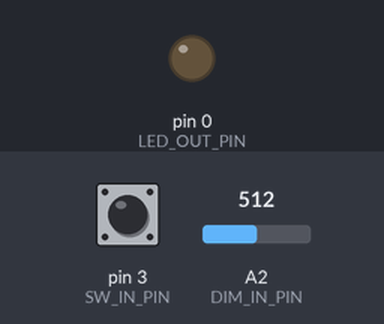
Simulated run of this sketch. Board: Arduino Uno, built with avr-gcc and run on an emulated ATmega328P. Parts: output pins drawn as LEDs (lit = HIGH). Dashed ring = blinking. The test bench sets the inputs (shaded band); at power-on: pin 3 (SW_IN_PIN) HIGH, A2 (DIM_IN_PIN) = 512.

Above: at 1.2 s.
1.3 s: pin 3 (SW_IN_PIN) pulled LOW for 0.15 s
At 2.3 s:
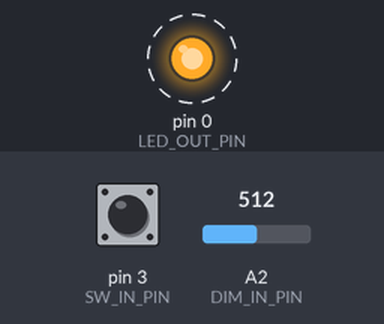
4.4 s: A2 (DIM_IN_PIN) set to 122
7.4 s: A2 (DIM_IN_PIN) set to 716
At 9.46 s:
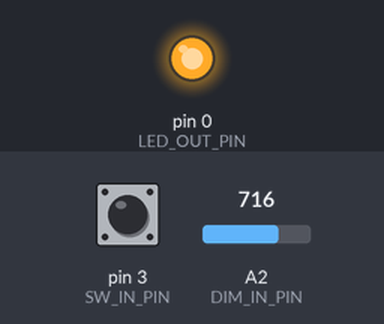
10.4 s: pin 3 (SW_IN_PIN) pulled LOW for 1 s
At 10.8 s:
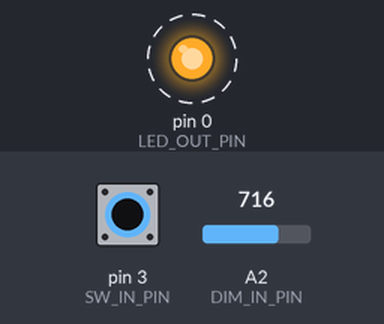
12.9 s: pin 3 (SW_IN_PIN) pulled LOW for 3.2 s
At 16.61 s:
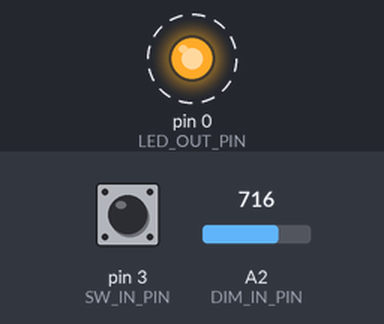
Timing chart, 0 to 20.1 s (numbered marks = the images above; inputs shaded):
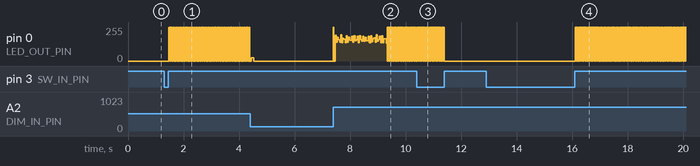

The sketch:

gamma-light.ino
```cpp
#define PWM_PERIOD    25            // sample period in ms
#define LED_OUT_PIN   0
#define SW_IN_PIN     3
#define DIM_IN_PIN    A2

unsigned int sw_state, sw_prev;
unsigned long led_start;

void setup() {
  // led setup
  led_start = 0;
  pinMode(LED_OUT_PIN, OUTPUT);
  digitalWrite(LED_OUT_PIN, LOW);

  // switch setup
  sw_state = 0;
  sw_prev = HIGH;
  pinMode(SW_IN_PIN, INPUT_PULLUP);
}

int soft_pwm(unsigned long &start, int period, int duty) {
  // calculate time difference from start
  unsigned long diff = millis() - start;

  // check for end of period
  if(diff >= period) start = millis();
  // check diff against duty
  else if(diff >= duty) return HIGH;

  return LOW;
}

void loop() {
  // get dimmer setting
  int dim_out = PWM_PERIOD - map(analogRead(DIM_IN_PIN), 0, 1023, 0, PWM_PERIOD - 1);

  // check for switch state change
  int sw_in = digitalRead(SW_IN_PIN);
  if(sw_in && !sw_prev) sw_state = !sw_state;
  sw_prev = sw_in;

  // if on, write dimmer setting to led
  if(sw_state) digitalWrite(LED_OUT_PIN, soft_pwm(led_start, PWM_PERIOD, dim_out));
  // otherwise turn led off
  else digitalWrite(LED_OUT_PIN, LOW);

  // delay before next loop
  delayMicroseconds(500);
}
```

Measured:
- after the input at 1.3 s, pin 0 (LED_OUT_PIN): alternates 255/255 for 0.01 s and 0/255 for 0.01 s, starting after 0.16 s
- after the input at 10.4 s, pin 0 (LED_OUT_PIN): goes on until 11.4 s, then stays 0/255
- after the input at 12.9 s, pin 0 (LED_OUT_PIN): alternates 255/255 for 0.02 s and 0/255 for 0.01 s, starting after 3.2 s
